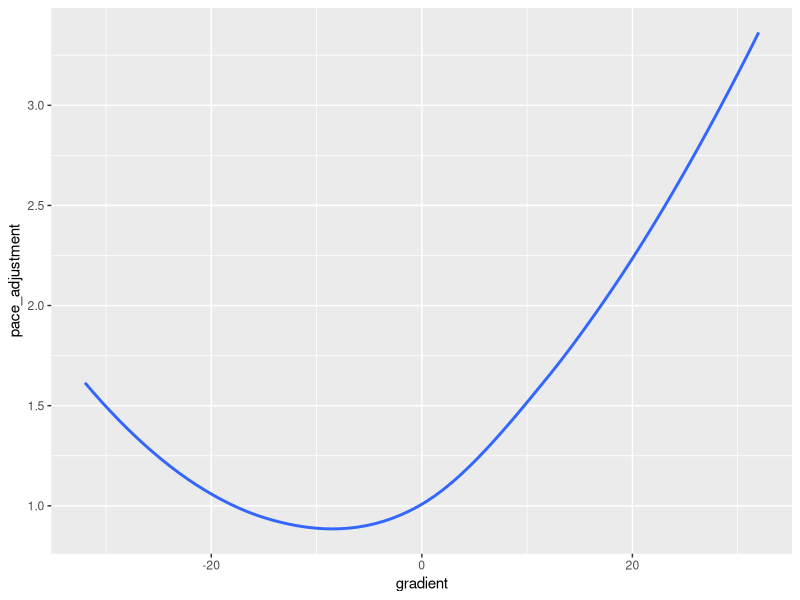

Write the R code that produced this figure. (Note: this script raises an error after producing the figure.)
library(tidyverse)
library(XML)
library(lubridate)

# Replicate Strava Model ------------------------------------------------
gradient <- c(-32, -28, -24, -20.5, -17, -15, -8, 0, 10.5, 12, 15, 17, 21, 28, 32)
pace_adjustment <- c(1.6, 1.4, 1.2, 1.1, 1, .9, .9, 1, 1.45, 1.7, 1.85, 2.05, 2.35, 2.95, 3.35)

points <- tibble(gradient, pace_adjustment)

points %>% 
  ggplot(aes(x = gradient, y=pace_adjustment)) +
  geom_smooth(se=F)

gapmodel <- loess(y ~ x, points)



# Load Course GPX ------------------------------------------------------
course_dataframe <- tibble()

gpx_course_function <- function(x, y){
  gpx_parsed <- htmlTreeParse(file = x, useInternalNodes = TRUE)
  coords <- xpathSApply(doc = gpx_parsed, path = "//trkpt", fun = xmlAttrs)
  elevation <- xpathSApply(doc = gpx_parsed, path = "//trkpt/ele", fun = xmlValue)
  course_dataframe <<- tibble(
    lat = as.numeric(coords["lat", ]),
    lon = as.numeric(coords["lon", ]),
    elevation = as.numeric(elevation)) %>% 
    mutate(race = y) %>% 
    rbind(course_dataframe)
}

gpx_course_function("Data/Boston Marathon 2023.gpx", "Boston")


course_dataframe <- course_dataframe %>% 
  reframe(lat, lon, elevation, race, count = n() - 1) %>% 
  mutate(row = row_number() - 1,
         distance = 42.374028 / count * row) %>% 
  select(-row, -count)

course_dataframe <- course_dataframe %>% 
  mutate(elevation_change = elevation - lag(elevation), 
         grade = 0.1 * (elevation_change / course_dataframe$distance[2]))

course_dataframe$pace_adjustment <- predict(gapmodel, course_dataframe$grade)

saveRDS(course_dataframe, "course_dataframe.rds")


# Calculate Predictions ------------------------------------
mean_adjustment <- course_dataframe$pace_adjustment %>% mean(na.rm = TRUE)

goal_time <- lubridate::hms("2:40:00")


grade_adjusted_time <- as.numeric(seconds(goal_time)) / mean_adjustment

grade_adjusted_time_per_segment <- grade_adjusted_time / (nrow(course_dataframe) - 1)

ideal_pace_df <- course_dataframe %>% 
  mutate(segment_time = pace_adjustment * grade_adjusted_time_per_segment) %>% 
  .[-1, ]

ideal_pace_df <- ideal_pace_df %>% 
  mutate(fiveKgroup = rep(1:(nrow(ideal_pace_df) %/% 80 + 1), each = 80, length.out = nrow(ideal_pace_df)),
         twoMilegroup = rep(1:(nrow(ideal_pace_df) %/% 51 + 1), each = 51, length.out = nrow(ideal_pace_df)))


ideal_pace_df <- ideal_pace_df %>% 
  summarise(split = sum(segment_time), .by = fiveKgroup) %>% 
  .[-9, ]

ideal_pace_df <- ideal_pace_df %>% 
  mutate(pacekm = split / 5,
         pacemi = split / 3.10686)


slowest <- min(ideal_pace_df$split)
fastest <- max(ideal_pace_df$split)


# Fivek Splits 
ideal_pace_df %>% 
  mutate(time_rev = slowest * 1.25 - split) %>% 
  ggplot(aes(x = fiveKgroup, y = time_rev, fill = split)) +
  geom_col() +
  scale_y_continuous(limits = c(0, 1.5 * (slowest * 1.25 - fastest)),
                     labels = function(x) {
                       unround <- (-x + slowest * 1.25)
                       unround
                       paste0(unround %/% 60, ":", round((unround %% 60)))
                     }
  ) +
  scale_x_continuous(labels = function(x) paste0(substr(x * 5, 1, 2), "k")) +
  xlab("") +
  ylab("") +
  theme_minimal() +
  theme(legend.position = 'none',
        panel.grid.minor = element_blank())
